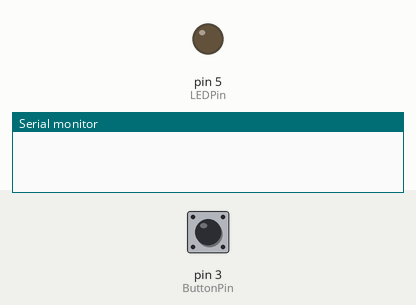
Recording of a sketch running on a simulated Arduino Uno, built with avr-gcc and run on an emulated ATmega328P. On the bench: output pins drawn as LEDs (lit = HIGH), the last lines printed to the serial monitor. The inputs (shaded band) are chosen by the test bench; at power-on: pin 3 (ButtonPin) LOW.

Above: at 1.2 s.
1.3 s: pin 3 (ButtonPin) pulled HIGH for 0.15 s
At 1.38 s:
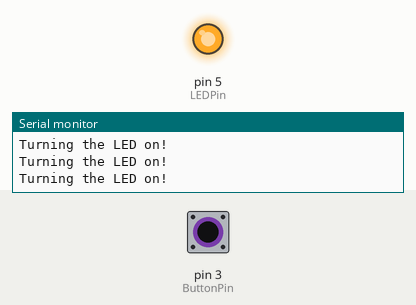
2.9 s: pin 3 (ButtonPin) pulled HIGH for 3.2 s
At 7.0 s:
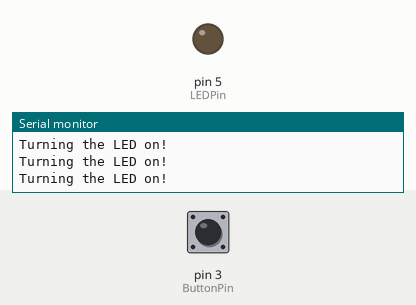
7.6 s: pin 3 (ButtonPin) driven HIGH
At 8.7 s:
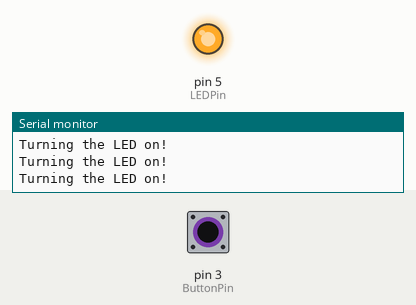
10.6 s: pin 3 (ButtonPin) driven LOW
At 11.3 s:
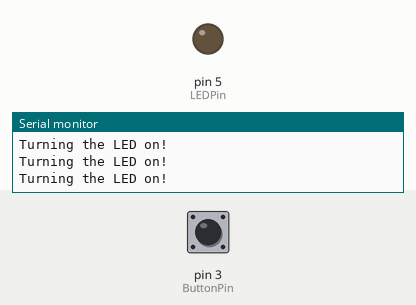
Timing chart, 0 to 13.1 s (numbered marks = the images above; inputs shaded):
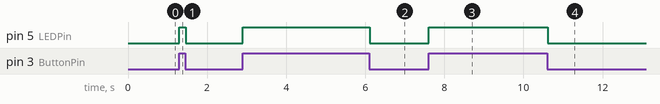

The sketch:

04-analogIn_and_LED_and_Serial.ino
```cpp
/**
 * Just like the previous example, except now we will use the Serial monitor to
 * be able to write messages to / from the arduino!
 *
 * Exercises:
 * 1. Switch the led to the onboard led.
 * 2. Switch the pull down resistor to a pull up resistor!
 */

const int ButtonPin = 3;
const int LEDPin = 5;
const int BaudRate = 9600;

void setup() {
  Serial.begin(BaudRate);
  pinMode( ButtonPin, INPUT );
  pinMode( LEDPin, OUTPUT );

}

void loop() {
  if( digitalRead(ButtonPin) == HIGH ){
  //if(1){
    //Serial.println("Turning the LED on!");
    //Serial.print("Turning the LED on!");
    Serial.print("Turning the LED on!\n");
    digitalWrite(LEDPin, HIGH);
  }
  else{
    digitalWrite(LEDPin, LOW);
  }

}
```

Measured:
- after the input at 1.3 s, pin 5 (LEDPin): LOW → HIGH at once, → LOW 0.16 s later
- after the input at 2.9 s, pin 5 (LEDPin): LOW → HIGH at once, → LOW 3.2 s later
- after the input at 7.6 s, pin 5 (LEDPin): LOW → HIGH at once
- after the input at 10.6 s, pin 5 (LEDPin): HIGH → LOW at once
